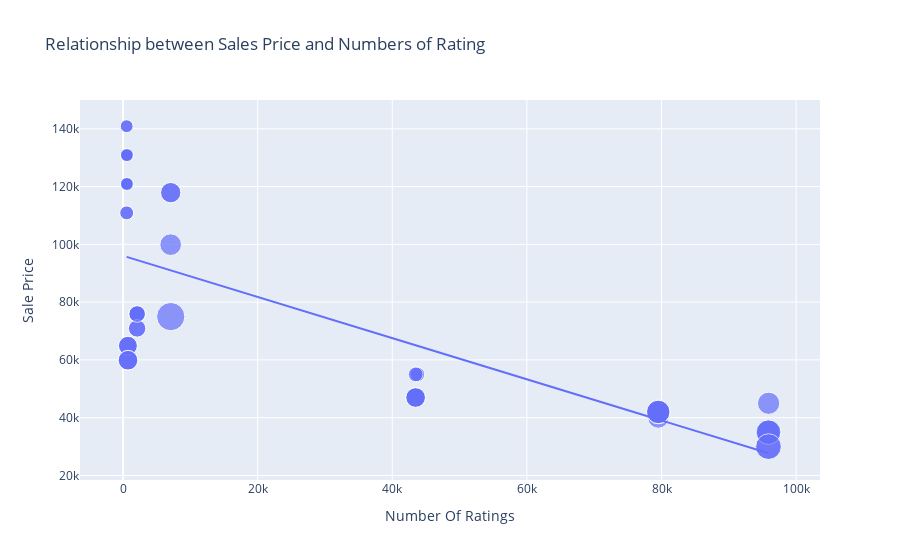

Notebook cell for this chart:
### Code cell
fig = px.scatter(data_frame=df,x="Number Of Ratings", y="Sale Price", size="Discount Percentage",trendline="ols", 
                 title="Relationship between Sales Price and Numbers of Rating")
fig.show()
